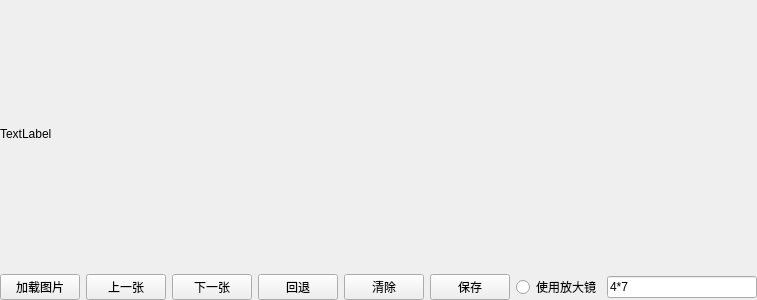
<?xml version="1.0" encoding="UTF-8"?>
<ui version="4.0">
 <class>MainWidget</class>
 <widget class="QWidget" name="MainWidget">
  <property name="geometry">
   <rect>
    <x>0</x>
    <y>0</y>
    <width>624</width>
    <height>300</height>
   </rect>
  </property>
  <property name="windowTitle">
   <string>Image Marked Tool</string>
  </property>
  <layout class="QVBoxLayout" name="verticalLayout" stretch="1,0">
   <property name="leftMargin">
    <number>0</number>
   </property>
   <property name="topMargin">
    <number>0</number>
   </property>
   <property name="rightMargin">
    <number>0</number>
   </property>
   <property name="bottomMargin">
    <number>0</number>
   </property>
   <item>
    <widget class="CLabel" name="imageLabel">
     <property name="text">
      <string>TextLabel</string>
     </property>
    </widget>
   </item>
   <item>
    <layout class="QHBoxLayout" name="horizontalLayout">
     <item>
      <widget class="QPushButton" name="loadImageBtn">
       <property name="text">
        <string>加载图片</string>
       </property>
      </widget>
     </item>
     <item>
      <widget class="QPushButton" name="prevImageBtn">
       <property name="text">
        <string>上一张</string>
       </property>
      </widget>
     </item>
     <item>
      <widget class="QPushButton" name="nextImageBtn">
       <property name="text">
        <string>下一张</string>
       </property>
      </widget>
     </item>
     <item>
      <widget class="QPushButton" name="undoBtn">
       <property name="text">
        <string>回退</string>
       </property>
      </widget>
     </item>
     <item>
      <widget class="QPushButton" name="clearBtn">
       <property name="text">
        <string>清除</string>
       </property>
      </widget>
     </item>
     <item>
      <widget class="QPushButton" name="saveImageBtn">
       <property name="text">
        <string>保存</string>
       </property>
      </widget>
     </item>
     <item>
      <widget class="QRadioButton" name="zoomInRdo">
       <property name="text">
        <string>使用放大镜</string>
       </property>
      </widget>
     </item>
     <item>
      <widget class="QLineEdit" name="lineEdit">
       <property name="minimumSize">
        <size>
         <width>150</width>
         <height>0</height>
        </size>
       </property>
       <property name="maximumSize">
        <size>
         <width>400</width>
         <height>16777215</height>
        </size>
       </property>
       <property name="text">
        <string>4*7</string>
       </property>
      </widget>
     </item>
    </layout>
   </item>
  </layout>
 </widget>
 <customwidgets>
  <customwidget>
   <class>CLabel</class>
   <extends>QLabel</extends>
   <header>clabel.h</header>
  </customwidget>
 </customwidgets>
 <resources/>
 <connections/>
</ui>
